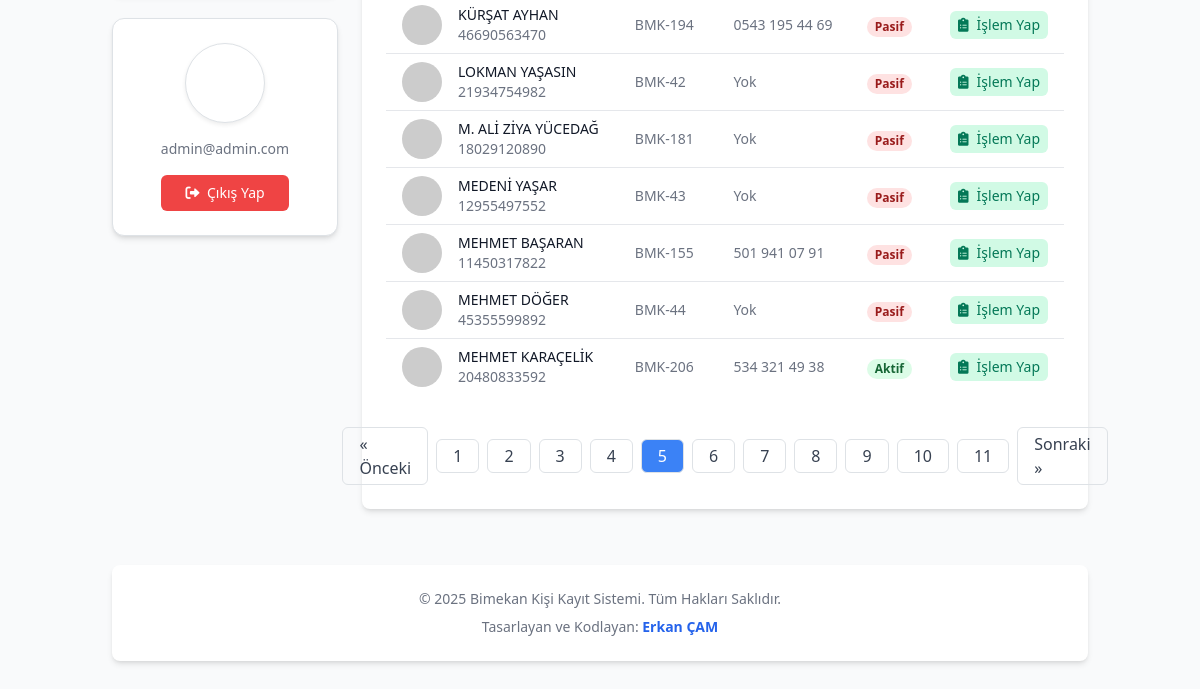
The app's page /misafir/islem/sec/?page=5 (signed in, lower part), older data.
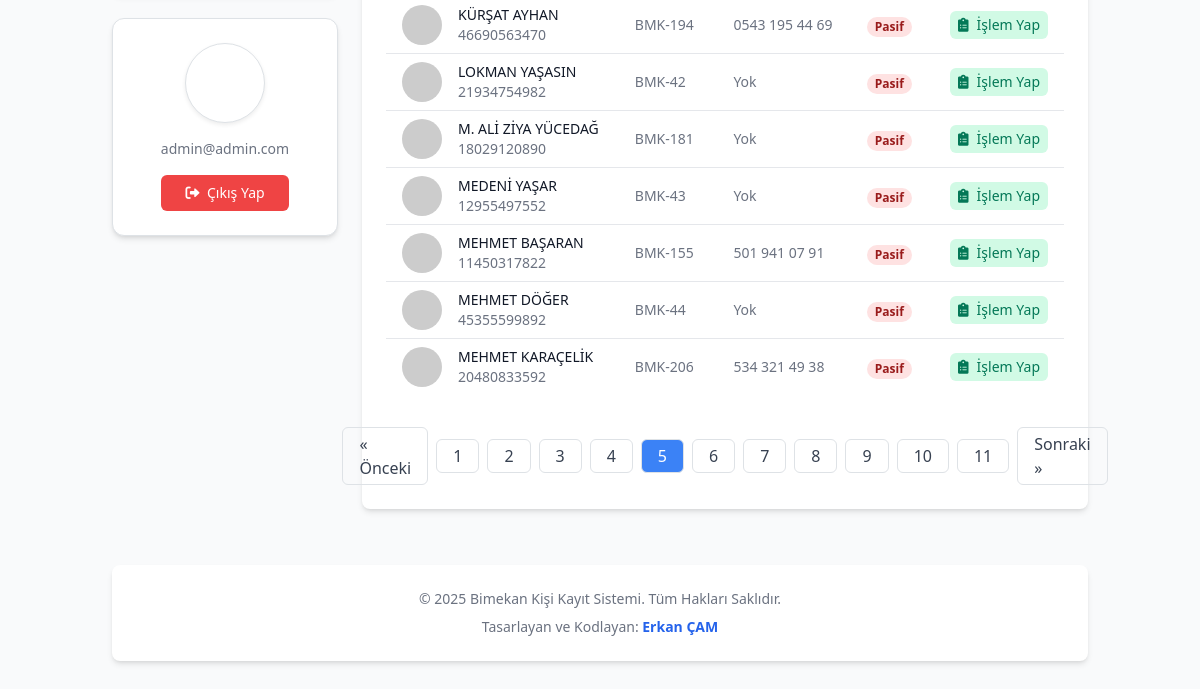
The same page, newer data.
### kayitlar/models.py (models this page shows, shortened)
class Misafir(models.Model):
    DURUM_SECENEKLERI = [
        ('AKTIF', 'Aktif'),
        ('PASIF', 'Pasif'),
    ]
    SOSYAL_GUVENCE_CHOICES = [
        ('SGK', 'SGK'),
        ('BAGKUR', 'Bağkur'),
        ('EMEKLI_SANDIGI', 'Emekli Sandığı'),
        ('YOK', 'Yok'),
        ('DIGER', 'Diğer'),
    ]
    dosya_no = models.CharField(
        max_length=30,
        unique=True,
        verbose_name="Dosya No",
        help_text="Kişiye özel benzersiz dosya numarası"
    )
    ad = models.CharField(max_length=100, verbose_name="Adı")
    soyad = models.CharField(max_length=100, verbose_name="Soyadı")
    tc_kimlik_no = models.CharField(
        max_length=11,
        unique=True,
        verbose_name="T.C. Kimlik No",
        help_text="11 haneli T.C. Kimlik Numarası"
    )
    giris_tarihi = models.DateTimeField(
        default=timezone.now,
        verbose_name="Giriş Tarihi"
    )
    cikis_tarihi = models.DateTimeField( # Misafir modeline taşındı
        blank=True,
        null=True,
        verbose_name="Çıkış Tarihi"
    )
    cikis_nedeni = models.TextField( # Misafir modeline taşındı
        verbose_name="Son Çıkış Nedeni",
        blank=True,
        null=True,
        help_text="Kişinin en son çıkış yapma nedeni."
    )
    dogum_tarihi = models.DateField(verbose_name="Doğum Tarihi")
    dogum_yeri = models.CharField(max_length=100, verbose_name="Doğum Yeri")
    telefon = models.CharField(
        max_length=20,
        blank=True,
        null=True,
        verbose_name="Telefonu"
    )
    durum = models.CharField(
        max_length=10,
        choices=DURUM_SECENEKLERI,
        default='AKTIF',
        verbose_name="Durum Bilgisi"
    )
    yatak_no = models.ForeignKey(
        Yatak,
        on_delete=models.SET_NULL,
        blank=True,
        null=True,
        verbose_name="Yatak Numarası",
        help_text="Kişinin kaldığı yatak numarası"
    )
    adres = models.TextField(
        blank=True,
        null=True,
        verbose_name="Adresi"
    )
    sosyal_guvence = models.ForeignKey(
        SosyalGuvence,
        on_delete=models.SET_NULL,
        blank=True,
        null=True,
        verbose_name="Sosyal Güvencesi"
    )
    fotograf = models.ImageField(
        upload_to='misafir_fotograflari/',
        blank=True,
        null=True,
        verbose_name="Kişi Fotoğrafı"
    )
    beyan = models.TextField(
        blank=True,
        null=True,
        verbose_name="Kişinin Beyanı",
        help_text="Kişinin kendi beyanı veya önemli notlar"
    )
    class Meta:
        verbose_name = "Misafir"
        verbose_name_plural = "Misafirler"
        ordering = ['-giris_tarihi']

### kayitlar/views.py (the view, shortened to what this page needs)
# urls.py: path('misafir/islem/sec/', views.misafir_islem_secim, name='misafir_islem_secim'),
@login_required
def misafir_islem_secim(request):
    query = request.GET.get('q')
    misafirler = Misafir.objects.all().order_by('ad', 'soyad')
    paginator = Paginator(misafirler, 20)
    page_number = request.GET.get('page')
    try:
        page_obj = paginator.page(page_number)
    except PageNotAnInteger:
        page_obj = paginator.page(1)
    except EmptyPage:
        page_obj = paginator.page(paginator.num_pages)
    context = {
        'query': query,
        'misafirler': page_obj.object_list,
        'page_obj': page_obj,
        'title': 'İşlem Yapılacak Kişi Seçimi',
        'current_section': 'misafir-islem-secim-form',
    }
    return render(request, 'bimekan/misafir_islem_secim.html', context)

### templates/bimekan/misafir_islem_secim.html (shortened to what the changed rows need)
{% extends 'bimekan/base.html' %}
{% load static %}
{% block content %}
    <div class="bg-white rounded-lg shadow-md p-6 mb-6">
        {% if page_obj.object_list %}
            <div class="overflow-x-auto">
                <table class="min-w-full divide-y divide-gray-200">
                    <tbody class="bg-white divide-y divide-gray-200">
                        {% for misafir in page_obj.object_list %}
                        <tr class="hover:bg-blue-50 transition duration-150">
                            <td class="px-3 py-2 whitespace-nowrap">
                                <div class="flex items-center">
                                    <div class="flex-shrink-0 h-10 w-10">
                                        {% if misafir.fotograf %}
                                            <img class="h-10 w-10 rounded-full object-cover" src="{{ misafir.fotograf.url }}" alt="{{ misafir.ad }} {{ misafir.soyad }}'ın profil fotoğrafı">
                                        {% else %}
                                            <img class="h-10 w-10 rounded-full" src="https://placehold.co/40x40/cccccc/ffffff?text={{ misafir.ad|first }}{{ misafir.soyad|first }}" alt="{{ misafir.ad }} {{ misafir.soyad }}'ın profil fotoğrafı">
                                        {% endif %}
                                    </div>
                                    <div class="ml-4">
                                        <div class="text-sm font-medium text-gray-900">{{ misafir.ad }} {{ misafir.soyad }}</div>
                                        <div class="text-sm text-gray-500">{{ misafir.tc_kimlik_no }}</div>
                                    </div>
                                </div>
                            </td>
                            <td class="px-3 py-2 whitespace-nowrap text-sm text-gray-500">{{ misafir.dosya_no }}</td>
                            <td class="px-3 py-2 whitespace-nowrap text-sm text-gray-500">{{ misafir.telefon|default:"Yok" }}</td>
                            <td class="px-3 py-2 whitespace-nowrap">
                                {% if misafir.durum == 'AKTIF' %}
                                    <span class="px-2 inline-flex text-xs leading-5 font-semibold rounded-full bg-green-100 text-green-800">Aktif</span>
                                {% else %}
                                    <span class="px-2 inline-flex text-xs leading-5 font-semibold rounded-full bg-red-100 text-red-800">Pasif</span>
                                {% endif %}
                            </td>
                            <td class="px-3 py-2 whitespace-nowrap text-right text-sm font-medium">
                                <a href="{% url 'misafir_islem_yap' pk=misafir.pk %}" class="inline-flex items-center gap-1 px-2 py-1 bg-emerald-100 text-emerald-700 rounded hover:bg-emerald-200 transition">
                                <i class="fas fa-clipboard-list mr-1"></i> İşlem Yap
                                </a>
                            </td>
                        </tr>
                        {% endfor %}
                    </tbody>
                </table>
            </div>
        {% elif query %}
            <p class="text-center text-gray-500 py-8">Aradığınız kriterlere uygun kişi bulunamadı.</p>
        {% else %}
            <p class="text-center text-gray-500 py-8">Yukarıdaki arama kutusunu kullanarak işlem yapmak istediğiniz kişiyi bulun.</p>
        {% endif %}
    </div>
{% endblock %}

Row changes from the older to the newer data that the page shows:
changed Misafir "KARAÇELİK": durum "Aktif" → "Pasif"
